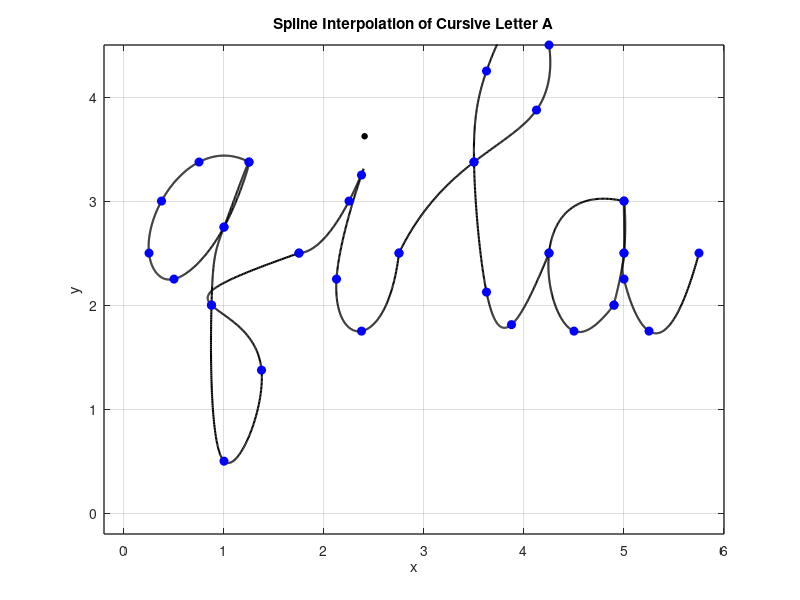

Write MATLAB code to recreate this figure.
%% qila cursive plot

%% LETTER Q
% Define data points for x and y coordinates 
x = [1.25, 0.75, 0.375, 0.25, 0.5, 1, 1.25, 1, 0.875, 1, 1.375,...
    0.875, 1.75];
y = [3.375, 3.375, 3, 2.5, 2.25, 2.75, 3.375, 2.75, 2, 0.5, 1.375,...
    2, 2.5];

n = length(x);
t = 0:n-1; % Parametric coordinate t
tt = 0:0.01:n-1; % More dense coordinate tt for spline interpolation

% Compute spline interpolation
xx = spline(t, x, tt);
yy = spline(t, y, tt);

% Plot settings
figure(1)
plot(xx, yy, 'k', 'LineWidth', 1.5) % plot spline
hold on
plot(x, y, 'bo', 'MarkerFaceColor', 'b') % plot data points
axis([-0.2 6 -0.2 4.5])
grid on
title('Spline Interpolation of Cursive Letter Q')
xlabel('x')
ylabel('y')
set(gca, 'FontSize', 10, 'LineWidth', 1)
grid on

%% Letter I
% Define data points for x and y coordinates
x = [2.75 3.25 3.375 3.125 3.375 3.75];
y = [2.5 3 3.25 2.25 1.75 2.5];
dot_x = 2.375;
dot_y = 3.625;

% Define the amount of shift to the left (offset)
x_shift = -1.00;

% Apply the offset to x coordinates (horizontal) 
x = x + x_shift;

n = length(x);
t = 0:n-1; % Parametric coordinate t
tt = 0:0.01:n-1; % More dense coordinate tt for spline interpolation

% Compute spline interpolation
xx = spline(t, x, tt);
yy = spline(t, y, tt);

% Plot settings
figure(1)
plot(xx, yy, 'k', 'LineWidth', 1.5) % plot spline
hold on
plot(x, y, 'bo', 'MarkerFaceColor', 'b') % plot data points
text(dot_x, dot_y, '•', 'Color', 'k', 'FontSize', 13);
axis([-0.2 6 -0.2 4.5])
grid on
title('Spline Interpolation of Cursive Letter I')
xlabel('x')

%% LETTER L
% Define data point for x and y coordinates 
x = [0.25, 1.00, 1.625, 1.75, 1.50, 1.125, 1.00, 1.125, 1.375, 1.75];
y = [2.50, 3.375,3.875, 4.5, 4.875, 4.25, 3.375, 2.125, 1.8125, 2.5];

% Define the amount of shift to the right (offset)
x_shift = 2.50;

% Apply the offset to x coordinates (horizontal) 
x = x + x_shift;

n = length(x);
t = 0:n-1; % Parametric coordinate t
tt = 0:0.01:n-1; % More dense coordinate tt for spline interpolation

% Compute spline interpolation
xx = spline(t, x, tt);
yy = spline(t, y, tt);

% Plot settings
figure(1)
plot(xx, yy, 'k', 'LineWidth', 1.5) % plot spline
hold on
plot(x, y, 'bo', 'MarkerFaceColor', 'b') % plot data points
axis([-0.2 6 -0.2 4.5])
grid on
title('Spline Interpolation of Cursive Letter L')
xlabel('x')
ylabel('y')
set(gca, 'FontSize', 10, 'LineWidth', 1)
grid on

%% letter A

x = [1 0.25 0.5 0.9 0.9 1 1 1 1 1.25 1.75];
y = [3 2.5 1.75 2 2 2.5 3 2.5 2.25 1.75 2.5];

% Define the amount of shift to the right (offset)
x_shift = 4.00;

% Apply the offset to x coordinates (horizontal) 
x = x + x_shift;

n = length(x);
t = 0:n-1; % Parametric coordinate t
tt = 0:0.01:n-1; % More dense coordinate tt for spline interpolation

% Compute spline interpolation
xx = spline(t, x, tt);
yy = spline(t, y, tt);

% Plot settings
figure(1)
plot(xx, yy, 'k', 'LineWidth', 1.5) % plot spline
hold on
plot(x, y, 'bo', 'MarkerFaceColor', 'b') % plot data points
axis([-0.2 6 -0.2 4.5])
grid on
title('Spline Interpolation of Cursive Letter A')
xlabel('x')
ylabel('y')
set(gca, 'FontSize', 10, 'LineWidth', 1)
grid on


